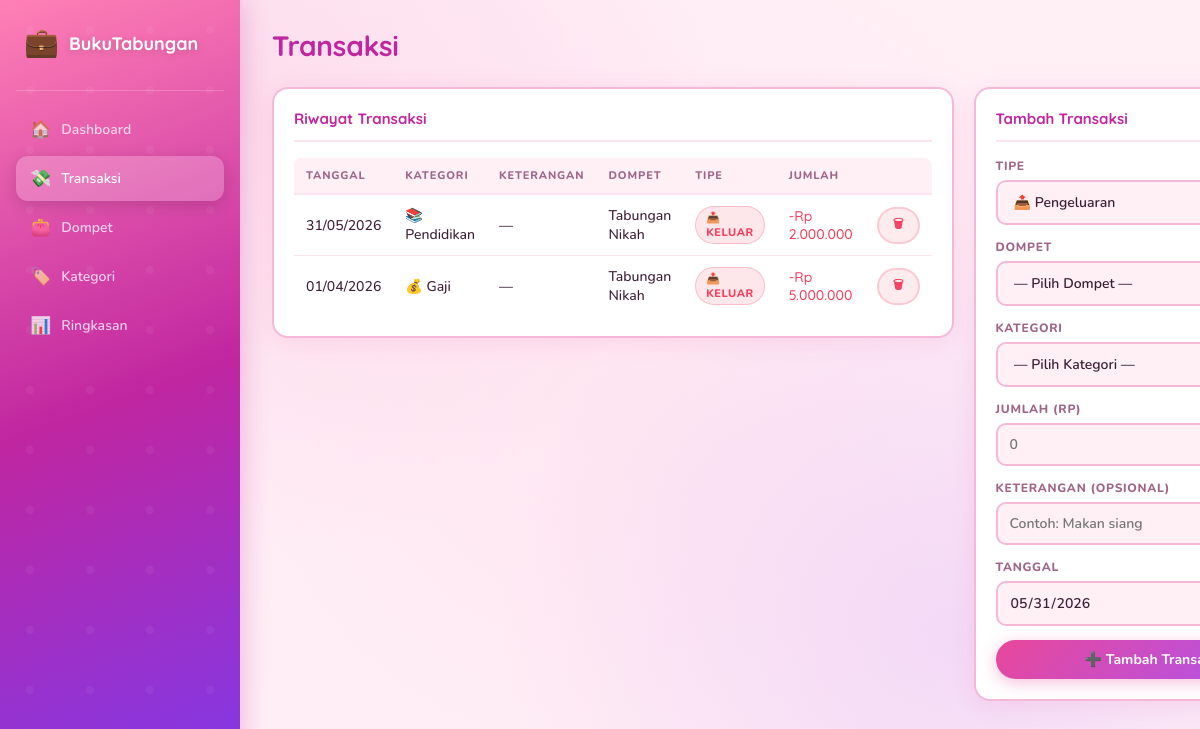
Screenshot of /transactions.php with the database file from the repository.
### tables this page shows
CREATE TABLE transactions (
                id INTEGER PRIMARY KEY AUTOINCREMENT,
                wallet_id INTEGER NOT NULL,
                category_id INTEGER NOT NULL,
                amount REAL NOT NULL,
                type TEXT NOT NULL,
                description TEXT,
                transaction_date DATE NOT NULL,
                created_at DATETIME DEFAULT CURRENT_TIMESTAMP,
                FOREIGN KEY (wallet_id) REFERENCES wallets(id),
                FOREIGN KEY (category_id) REFERENCES categories(id)
            );

CREATE TABLE categories (
                id INTEGER PRIMARY KEY AUTOINCREMENT,
                name TEXT NOT NULL,
                icon TEXT NOT NULL DEFAULT '📦',
                type TEXT NOT NULL DEFAULT 'expense',
                created_at DATETIME DEFAULT CURRENT_TIMESTAMP
            );

CREATE TABLE wallets (
                id INTEGER PRIMARY KEY AUTOINCREMENT,
                name TEXT NOT NULL,
                type TEXT NOT NULL DEFAULT 'regular',
                balance REAL NOT NULL DEFAULT 0,
                color TEXT NOT NULL DEFAULT '#6366f1',
                created_at DATETIME DEFAULT CURRENT_TIMESTAMP
            );

### transactions.php (the view, shortened to what this page needs)
<?php
$db = Database::getInstance()->getConnection();
$transactions = $db->query("
    SELECT t.*, c.name as cat_name, c.icon as cat_icon, w.name as wallet_name
    FROM transactions t
    JOIN categories c ON c.id = t.category_id
    JOIN wallets w ON w.id = t.wallet_id
    ORDER BY t.transaction_date DESC, t.created_at DESC
")->fetchAll();
include 'includes/header.php';
?>
<div class="content-grid">
    <div class="content-section">
        <div class="section-title">Riwayat Transaksi</div>
        <?php if (empty($transactions)): ?>
            <div class="empty-state">
                <div class="empty-icon">📭</div>
                <p>Belum ada transaksi.</p>
            </div>
        <?php else: ?>
        <table class="data-table">
            <thead>
                <tr>
                    <th>Tanggal</th>
                    <th>Kategori</th>
                    <th>Keterangan</th>
                    <th>Dompet</th>
                    <th>Tipe</th>
                    <th>Jumlah</th>
                    <th></th>
                </tr>
            </thead>
            <tbody>
                <?php foreach ($transactions as $tx): ?>
                <tr>
                    <td><?= date('d/m/Y', strtotime($tx['transaction_date'])) ?></td>
                    <td><?= $tx['cat_icon'] ?> <?= htmlspecialchars($tx['cat_name']) ?></td>
                    <td><?= htmlspecialchars($tx['description'] ?: '—') ?></td>
                    <td><?= htmlspecialchars($tx['wallet_name']) ?></td>
                    <td><span class="badge badge-<?= $tx['type'] ?>"><?= $tx['type'] === 'income' ? '📥 Masuk' : '📤 Keluar' ?></span></td>
                    <td class="amount-<?= $tx['type'] ?>">
                        <?= $tx['type'] === 'income' ? '+' : '-' ?>Rp <?= number_format($tx['amount'], 0, ',', '.') ?>
                    </td>
                    <td>
                        <form method="POST" data-confirm="Hapus transaksi ini?">
                            <button type="submit" class="btn btn-danger btn-sm">🗑</button>
                        </form>
                    </td>
                </tr>
                <?php endforeach; ?>
            </tbody>
        </table>
        <?php endif; ?>
    </div>
    <div class="content-section">
        <div class="section-title">Tambah Transaksi</div>
        <form method="POST">
            <div class="form-group">
                <label>Tipe</label>
                <select name="type" required>
                    <option value="expense">📤 Pengeluaran</option>
                </select>
            </div>
            <div class="form-group">
                <label>Dompet</label>
                <select name="wallet_id" required>
                    <option value="">— Pilih Dompet —</option>
                </select>
            </div>
            <div class="form-group">
                <label>Kategori</label>
                <select name="category_id" required>
                    <option value="">— Pilih Kategori —</option>
                </select>
            </div>
            <div class="form-group">
                <label>Jumlah (Rp)</label>
                <input type="number" name="amount" min="1" placeholder="0" required class="currency-input">
            </div>
            <div class="form-group">
                <label>Keterangan (opsional)</label>
                <input type="text" name="description" placeholder="Contoh: Makan siang">
            </div>
            <div class="form-group">
                <label>Tanggal</label>
                <input type="date" name="transaction_date" value="<?= date('Y-m-d') ?>" required>
            </div>
            <button type="submit" class="btn btn-primary btn-full">➕ Tambah Transaksi</button>
        </form>
    </div>
</div>
<?php include 'includes/footer.php'; ?>

### assets/css/style.css (style rules this page uses)
:root { --bg: #fff0f6; --bg2: #ffffff; --bg3: #fce4f0; --border: #f5b8d8; --text: #3d1f35; --text2: #a0668a; --accent: #e8479a; --accent2: #f472b6; --accent3: #c026a0; --pink: #fb7bb8; --purple: #a855f7; --lavender: #c084fc; --green: #10b981; --red: #f43f5e; --yellow: #f59e0b; --peach: #fb923c; --teal: #2dd4bf; --radius: 16px; --radius-sm: 10px; --shadow: 0 4px 24px rgba(232,71,154,0.12); --shadow-lg: 0 8px 40px rgba(232,71,154,0.18); }
* { box-sizing: border-box; margin: 0; padding: 0; }
body { font-family: 'Nunito', sans-serif; background: var(--bg); background-image: radial-gradient(circle at 20% 10%, rgba(248,180,217,0.3) 0%, transparent 40%), radial-gradient(circle at 80% 80%, rgba(196,132,252,0.2) 0%, transparent 40%), radial-gradient(circle at 50% 50%, rgba(251,123,184,0.08) 0%, transparent 70%); color: var(--text); min-height: 100vh; }
.content-grid { display: grid; grid-template-columns: 1fr 360px; gap: 20px; align-items: start; }
.content-section { background: var(--bg2); border: 2px solid var(--border); border-radius: var(--radius); padding: 20px; box-shadow: var(--shadow); }
.section-title { font-family: 'Quicksand', sans-serif; font-size: 15px; font-weight: 700; color: var(--accent3); margin-bottom: 16px; padding-bottom: 12px; border-bottom: 2px solid var(--bg3); }
.data-table { width: 100%; border-collapse: collapse; font-size: 14px; }
.data-table th { text-align: left; padding: 10px 12px; font-size: 11px; font-weight: 800; color: var(--text2); text-transform: uppercase; letter-spacing: 0.08em; border-bottom: 2px solid var(--bg3); background: var(--bg); }
.data-table th:first-child { border-radius: 8px 0 0 0; }
.data-table th:last-child { border-radius: 0 8px 0 0; }
.data-table td { padding: 11px 12px; border-bottom: 1px solid var(--bg3); vertical-align: middle; font-weight: 500; }
.data-table tr:last-child td { border-bottom: none; }
.form-group { margin-bottom: 14px; }
.form-group label { display: block; font-size: 12px; font-weight: 800; color: var(--text2); margin-bottom: 6px; text-transform: uppercase; letter-spacing: 0.06em; }
.form-group input, .form-group select, .form-group textarea { width: 100%; background: var(--bg); border: 2px solid var(--border); border-radius: var(--radius-sm); padding: 10px 12px; color: var(--text); font-family: 'Nunito', sans-serif; font-size: 14px; font-weight: 600; outline: none; transition: border-color 0.2s, box-shadow 0.2s; }
.form-group select option { background: #fff; }
.btn { display: inline-flex; align-items: center; gap: 6px; padding: 10px 20px; border-radius: 50px; border: none; cursor: pointer; font-family: 'Nunito', sans-serif; font-size: 14px; font-weight: 700; transition: all 0.2s; }
.btn-primary { background: linear-gradient(135deg, var(--accent), var(--purple)); color: #fff; box-shadow: 0 4px 16px rgba(232,71,154,0.35); }
.btn-danger { background: rgba(244,63,94,0.1); color: var(--red); border: 2px solid rgba(244,63,94,0.2); }
.btn-sm { padding: 6px 14px; font-size: 12px; }
.btn-full { width: 100%; justify-content: center; }
.badge { display: inline-flex; align-items: center; gap: 4px; padding: 3px 10px; border-radius: 20px; font-size: 11px; font-weight: 800; text-transform: uppercase; letter-spacing: 0.05em; }
.badge-expense { background: rgba(244,63,94,0.12); color: var(--red); border: 1px solid rgba(244,63,94,0.25); }
.amount-expense { color: var(--red); font-family: 'Quicksand', monospace; font-weight: 700; }

### rows the page displays
transactions: transaction_date "31/05/2026", category.icon "📚", category.name "Pendidikan", description "—", wallet.name "Tabungan Nikah", type "📤 KELUAR", amount "2.000.000"
transactions: transaction_date "01/04/2026", category.icon "💰", category.name "Gaji", description "—", wallet.name "Tabungan Nikah", type "📤 KELUAR", amount "5.000.000"

### other values shown
$pageTitle "Transaksi"
